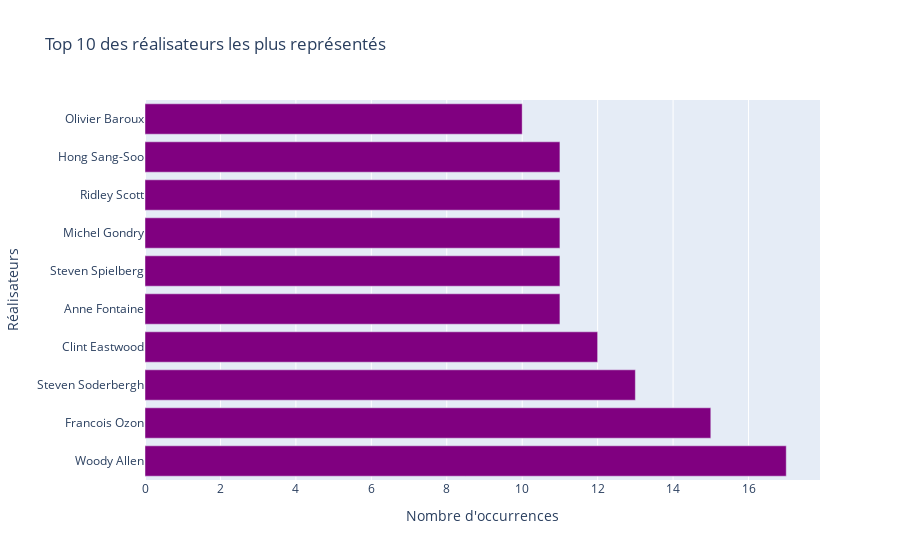

Source (notebook cell):
### Code cell
# Agrégation des réalisateurs et décompte des réalisateurs les plus présents avec plotly

import plotly.express as px
import pandas as pd

# Concaténer les colonnes real_1, real_2
all_real = pd.concat([allocine['real_1'], allocine['real_2']])

# Compter les occurrences de chaque réalisateur
real_counts = all_real.value_counts()

# Sélectionner les 10 réalisateurs les plus représentés
top_10_real = real_counts.head(10)

# Créer un diagramme à barres horizontales pour afficher les réalisateurs
fig = px.bar(top_10_real, x=top_10_real.values, y=top_10_real.index, orientation='h',
             labels={'y': 'Réalisateurs', 'x': 'Nombre d\'occurrences'},
             title='Top 10 des réalisateurs les plus représentés',
             color_discrete_sequence=['purple'])

# Personnaliser la présentation
fig.update_layout(
    xaxis_title='Nombre d\'occurrences',
    yaxis_title='Réalisateurs',
    height=600  # Ajuster la hauteur pour une meilleure visualisation
)

### Figure 1 — Plotly figure (JSON) as saved in the notebook; plotly's stock layout.template omitted (floating-point values rounded to 4 significant figures)
{"data": [{"alignmentgroup": "True", "hovertemplate": "Nombre d'occurrences=%{x}<br>index=%{y}<extra></extra>", "legendgroup": "", "marker": {"color": "purple", "pattern": {"shape": ""}}, "name": "", "offsetgroup": "", "orientation": "h", "showlegend": false, "textposition": "auto", "type": "bar", "x": [17, 15, 13, 12, 11, 11, 11, 11, 11, 10], "xaxis": "x", "y": ["Woody Allen", "Francois Ozon", "Steven Soderbergh", "Clint Eastwood", "Anne Fontaine", "Steven Spielberg", "Michel Gondry", "Ridley Scott", "Hong Sang-Soo", "Olivier Baroux"], "yaxis": "y"}], "layout": {"autosize": true, "barmode": "relative", "legend": {"tracegroupgap": 0}, "title": {"text": "Top 10 des réalisateurs les plus représentés"}, "xaxis": {"anchor": "y", "autorange": true, "domain": [0, 1], "range": [0, 17.89], "title": {"text": "Nombre d'occurrences"}, "type": "linear"}, "yaxis": {"anchor": "x", "autorange": true, "domain": [0, 1], "range": [-0.5, 9.5], "title": {"text": "Réalisateurs"}, "type": "category"}}}
